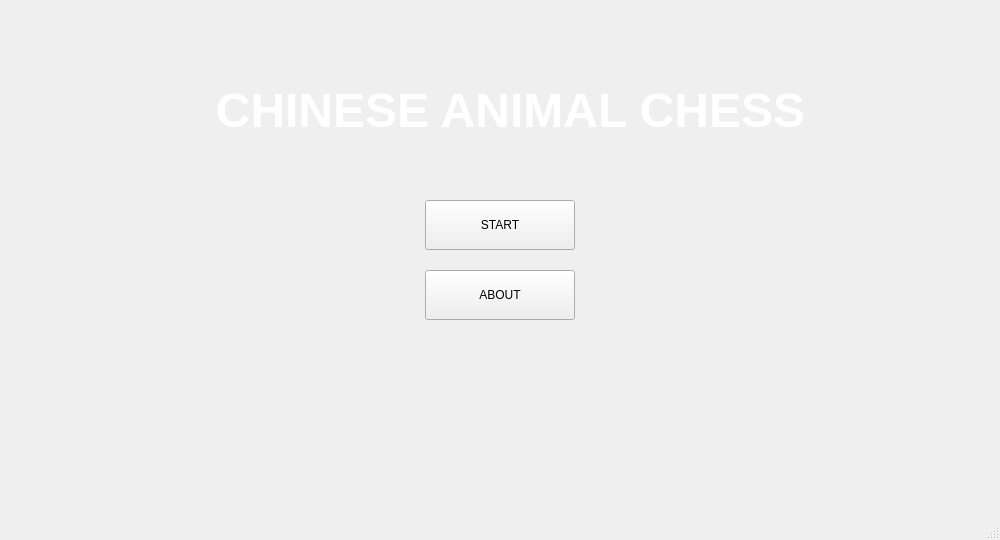
<?xml version="1.0" encoding="UTF-8"?>
<ui version="4.0">
 <class>StartGameWnd</class>
 <widget class="QMainWindow" name="StartGameWnd">
  <property name="geometry">
   <rect>
    <x>0</x>
    <y>0</y>
    <width>1000</width>
    <height>540</height>
   </rect>
  </property>
  <property name="minimumSize">
   <size>
    <width>1000</width>
    <height>540</height>
   </size>
  </property>
  <property name="maximumSize">
   <size>
    <width>1000</width>
    <height>540</height>
   </size>
  </property>
  <property name="windowTitle">
   <string>MainWindow</string>
  </property>
  <widget class="QWidget" name="centralwidget">
   <widget class="QLabel" name="label">
    <property name="geometry">
     <rect>
      <x>-10</x>
      <y>-25</y>
      <width>1060</width>
      <height>600</height>
     </rect>
    </property>
    <property name="minimumSize">
     <size>
      <width>1060</width>
      <height>600</height>
     </size>
    </property>
    <property name="maximumSize">
     <size>
      <width>1060</width>
      <height>600</height>
     </size>
    </property>
    <property name="text">
     <string/>
    </property>
   </widget>
   <widget class="QPushButton" name="pushButton_1">
    <property name="geometry">
     <rect>
      <x>425</x>
      <y>200</y>
      <width>150</width>
      <height>50</height>
     </rect>
    </property>
    <property name="text">
     <string>START</string>
    </property>
   </widget>
   <widget class="QPushButton" name="pushButton_2">
    <property name="geometry">
     <rect>
      <x>425</x>
      <y>270</y>
      <width>150</width>
      <height>50</height>
     </rect>
    </property>
    <property name="text">
     <string>ABOUT</string>
    </property>
   </widget>
   <widget class="QLabel" name="label_2">
    <property name="geometry">
     <rect>
      <x>150</x>
      <y>80</y>
      <width>721</width>
      <height>61</height>
     </rect>
    </property>
    <property name="text">
     <string>&lt;html&gt;&lt;head/&gt;&lt;body&gt;&lt;p align=&quot;center&quot;&gt;&lt;span style=&quot; font-size:36pt; font-weight:600; color:#ffffff;&quot;&gt;CHINESE ANIMAL CHESS&lt;/span&gt;&lt;/p&gt;&lt;/body&gt;&lt;/html&gt;</string>
    </property>
   </widget>
  </widget>
  <widget class="QStatusBar" name="statusbar"/>
 </widget>
 <resources/>
 <connections/>
</ui>
